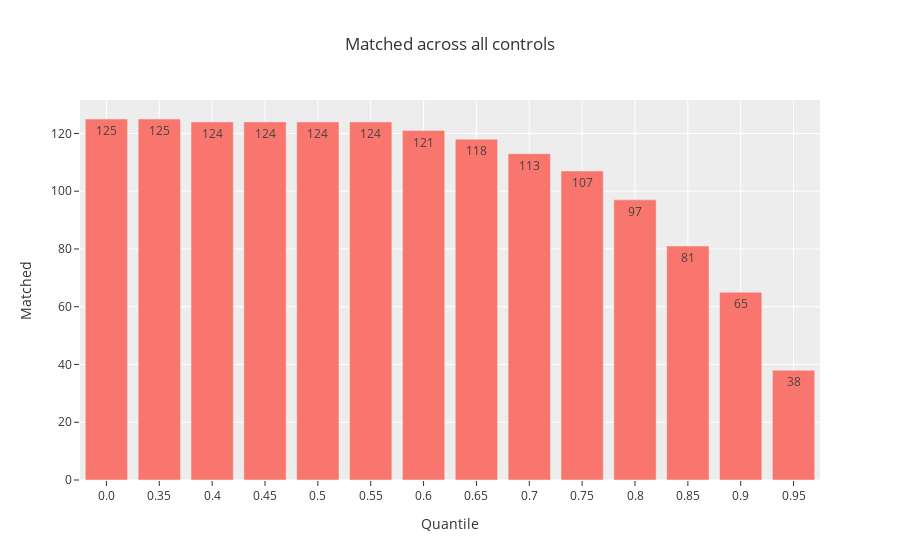

Notebook cell for this chart:
### Markdown cell above
## Control experiments

### When are all the 98 TFs genes included?

With varying the quantile threshold are the 98 TFs subset selected?

From the experiments below it can be seen that q_th needs to be set to 0.4

### Code cell
q_ths = list(range(35, 100, 5))
q_ths.sort()
stats = [(0, len(t_sel_tfs))]  # default values
for q_th in q_ths:
    q_th = q_th / 100

    common_ctrls = set()
    for key, value in exp_ctrls.items():
        label = key.split("t")[-1]
        matched_ctrl, fig_ctrl, meta_info, global_stats = calculate_degree_thresholds(exp_set=value, sel_tfs=t_sel_tfs, label=label, q_th=q_th, verbose=False)

        common_ctrls.update(matched_ctrl)

    stats.append((q_th, len(common_ctrls)))
    print(f"### Matched (all ctrls & 98 TFs) {len(common_ctrls)}")

stats = pd.DataFrame(stats, columns=["Quantile", "Matched"])
stats.sort_values(by="Quantile", ascending=True, inplace=True)
stats["Quantile"] = stats["Quantile"].astype(str)

px.bar(stats, x="Quantile", y="Matched", text_auto=True, title="Matched across all controls")

### Figure 1 — Plotly figure (JSON) as saved in the notebook; plotly's stock layout.template omitted (floating-point values rounded to 4 significant figures)
{"data": [{"alignmentgroup": "True", "hovertemplate": "Quantile=%{x}<br>Matched=%{y}<extra></extra>", "legendgroup": "", "marker": {"color": "#F8766D", "pattern": {"shape": ""}}, "name": "", "offsetgroup": "", "orientation": "v", "showlegend": false, "textposition": "auto", "texttemplate": "%{y}", "type": "bar", "x": ["0.0", "0.35", "0.4", "0.45", "0.5", "0.55", "0.6", "0.65", "0.7", "0.75", "0.8", "0.85", "0.9", "0.95"], "xaxis": "x", "y": [125, 125, 124, 124, 124, 124, 121, 118, 113, 107, 97, 81, 65, 38], "yaxis": "y"}], "layout": {"barmode": "relative", "legend": {"tracegroupgap": 0}, "title": {"text": "Matched across all controls"}, "xaxis": {"anchor": "y", "domain": [0, 1], "title": {"text": "Quantile"}}, "yaxis": {"anchor": "x", "domain": [0, 1], "title": {"text": "Matched"}}}}
